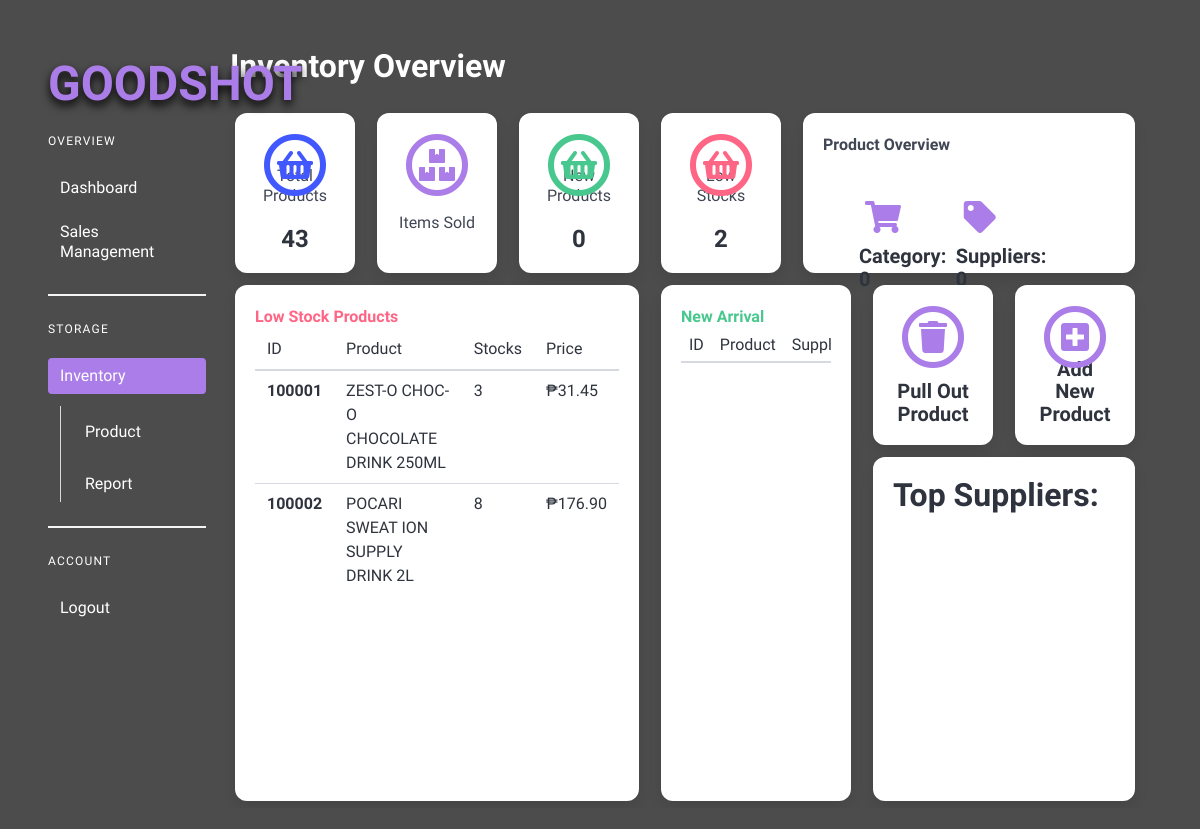
The app's page /admin/inventory.php (signed in), older data.
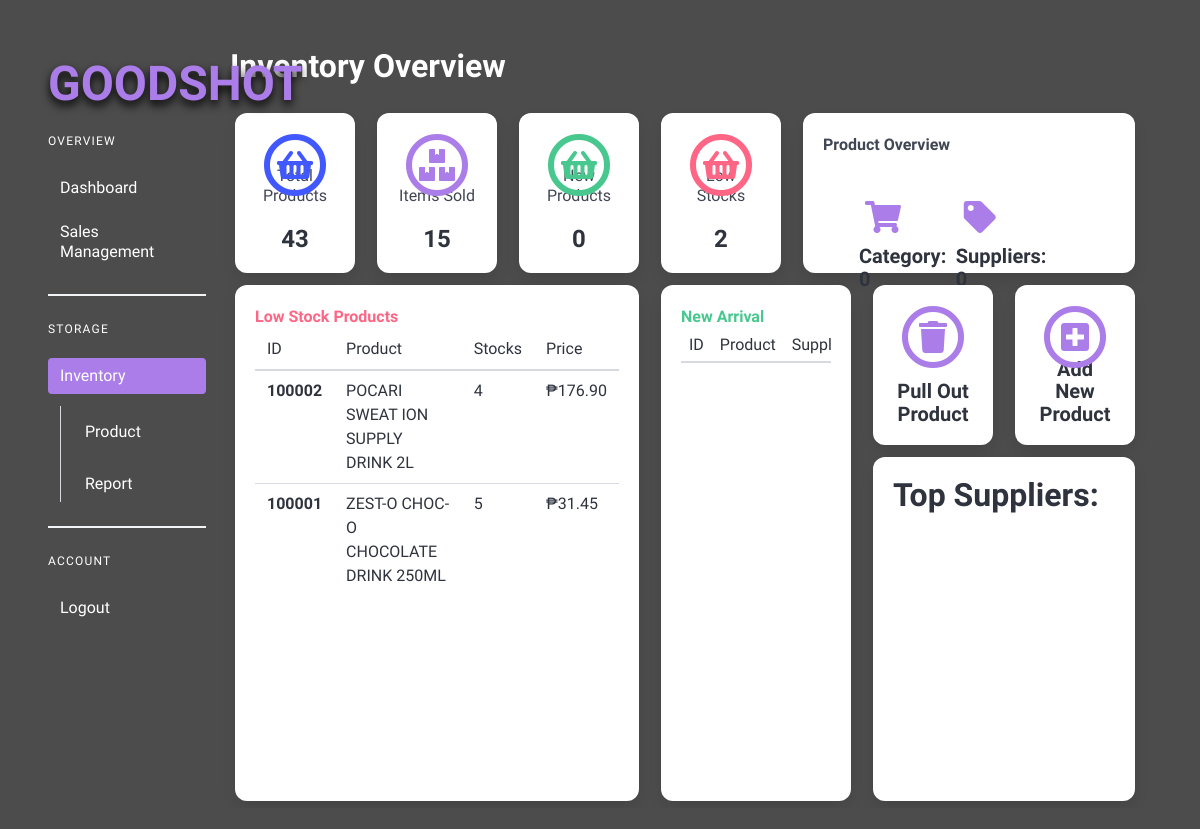
The same page, newer data.
### tables this page shows
CREATE TABLE `products` (
  `product_id` int NOT NULL,
  `name` varchar(255) NOT NULL,
  `price` decimal(10,2) NOT NULL,
  `quantity` int NOT NULL,
  `category` varchar(200) NOT NULL,
  `img_path` varchar(200) NOT NULL
);

### admin/inventory.php (the view, shortened to what this page needs)
<?php
$db = new Database();
$conn = $db->connect();
$totalProducts = "SELECT COUNT(*) AS total_products FROM products";
$totalProductsResult = $conn->query($totalProducts);
$total_products = $totalProductsResult->fetch_assoc()['total_products'];
$itemSold = "SELECT SUM(quantity_sold) AS total_sold FROM sales";
$itemSoldResult = $conn->query($itemSold);
$total_sold = $itemSoldResult->fetch_assoc()['total_sold'];
$low_stock_threshold = 20;
$low_stock = "SELECT COUNT(*) AS low_stock_count FROM products WHERE quantity < ?";
$stmts = $conn->prepare($low_stock);
$stmts->bind_param("i", $low_stock_threshold);
$stmts->execute();
$lowStockResult = $stmts->get_result();
$low_stock_count = $lowStockResult->fetch_assoc()['low_stock_count'];
$category = "SELECT COUNT(DISTINCT c.category_name) AS total_categories FROM products
            JOIN category c ON products.category_id = c.category_id;";
$categoryResult = $conn->query($category);
$total_categories = $categoryResult->fetch_assoc()['total_categories'];
$low_stock_threshold = 20;
$lowStock = "SELECT product_id AS ID,
                 name AS Product,
                 quantity AS Stocks,
                 price AS Price
          FROM products
          WHERE quantity < ?
          ORDER BY quantity ASC";
$stmt = $conn->prepare($lowStock);
$stmt->bind_param("i", $low_stock_threshold);
$stmt->execute();
$lowStockResult = $stmt->get_result();
$supplierQuery = "SELECT COUNT(*) AS total_supplier FROM suppliers;";
$supplierResult = $conn->query($supplierQuery);
if ($supplierResult) {
    $total_supplier = $supplierResult->fetch_assoc()['total_supplier'];
} else {
    $total_supplier = "N/A";
}
?>
<!doctype html>
<html>
<head>
    <link rel="stylesheet" href="https://cdnjs.cloudflare.com/ajax/libs/font-awesome/5.15.4/css/all.min.css">
    <link rel="stylesheet" href="assets/css/bulma/bulma.css">
    <link rel="stylesheet" href="assets/css/style.css">
</head>
<body>
    <div class="section">
        <div class="columns">
            <div class="column is-2">
                <aside class="menu">
                    <p class="lego has-text-primary is-size-1">GOODSHOT</p>
                    <p class="menu-label has-text-white">Overview</p>
                    <ul class="menu-list">
                        <li class="pt-2"><a href="index.php"
                                class="has-background-grey-light has-text-white nice">Dashboard</a>
                        </li>
                        <li class="pt-2"><a href="sales-mgmt.php"
                                class="has-background-grey-light has-text-white nice">Sales Management</a></li>
                    </ul>
                    <hr>
                    <p class="menu-label has-text-white">Storage</p>
                    <ul class="menu-list">
                        <li class="pt-2">
                            <a href="#" class="has-background-primary has-text-white">Inventory</a>
                            <ul>
                                <li class="py-2"><a href="product.php"
                                        class="has-background-grey-light has-text-white nice">Product</a>
                                </li>
                                <li class="pt-2"><a href="report.php"
                                        class="has-background-grey-light has-text-white nice">Report</a></li>
                            </ul>
                        </li>
                    </ul>
                    <hr>
                    <p class="menu-label has-text-white">Account</p>
                    <ul class="menu-list">
                        <li class="py-2"><a class="has-background-grey-light has-text-white nice"
                                onclick="logout()">Logout</a></li>
                    </ul>
                </aside>
            </div>
            <div class="column is-10">
                <h1 class="title has-text-white">Inventory Overview</h1>
                <div class="fixed-grid has-7-cols">
                    <div class="grid">
                        <div class="cell" style="height: 20vh;">
                            <div class="icon-text-stack box">
                                <span class="fa-stack fa-2x has-text-link">
                                    <i class="far fa-circle fa-stack-2x"></i>
                                    <i class="fas fa-shopping-basket fa-stack-1x"></i>
                                </span>
                                <br>
                                <h5 class="subtitle is-6">Total Products<br><br></h5>
                                <span class="title is-4"><?php echo $total_products; ?></span>
                            </div>
                        </div>
                        <div class=" cell" style="height: 20vh;">
                            <div class="icon-text-stack box">
                                <span class="fa-stack fa-2x has-text-primary">
                                    <i class="far fa-circle fa-stack-2x"></i>
                                    <i class="fas fa-boxes fa-stack-1x"></i>
                                </span>
                                <br>
                                <h5 class="subtitle is-6">Items Sold<br><br></h5>
                                <span class="title is-4"><?php echo $total_sold; ?></span>
                            </div>
                        </div>
                        <div class=" cell" style="height: 20vh;">
                            <div class="icon-text-stack box">
                                <span class="fa-stack fa-2x has-text-success">
                                    <i class="far fa-circle fa-stack-2x"></i>
                                    <i class="fas fa-shopping-basket fa-stack-1x"></i>
                                </span>
                                <br>
                                <h5 class="subtitle is-6">New Products<br><br></h5>
                                <span class="title is-4"><?php echo $total_categories; ?></span>
                            </div>
                        </div>
                        <div class=" cell" style="height: 20vh;">
                            <div class="icon-text-stack box">
                                <span class="fa-stack fa-2x has-text-danger">
                                    <i class="far fa-circle fa-stack-2x"></i>
                                    <i class="fas fa-shopping-basket fa-stack-1x"></i>
                                </span>
                                <br>
                                <h5 class="subtitle is-6">Low Stocks<br><br></h5>
                                <span class="title is-4"><?php echo $low_stock_count; ?></span>
                            </div>
                        </div>
                        <div class="cell is-col-span-3" style="height: 20vh;">
                            <div class="box">
                                <span class="has-text-weight-bold">
                                    Product Overview
                                </span>
                                <br>
                                <br>
                                <div class="column is-flex is-justify-content-space-between">
                                    <span class="icon-text ml-5">
                                        <span class="icon is-large has-text-primary">
                                            <i class="fas fa-2x fas fa-shopping-cart""></i>
                                                </span>
                                                <span class=" title
                                                is-5">Category:<br><b><?php echo $total_categories; ?></b></span>
                                    </span>
                                    <span class="icon-text mr-6">
                                        <span class="icon is-large has-text-primary">
                                            <i class="fas fa-2x fas fa-tag""></i>
                                                </span>
                                                <span class=" title
                                                is-5">Suppliers:<br><b><?php echo $total_supplier; ?></b></span>
                                    </span>
                                </div>
                            </div>
                        </div>
                        <div class="cell is-col-span-3 is-row-span-2">
                            <div class="box" style="height:100%;">
                                <span class="has-text-weight-bold has-text-danger">
                                    Low Stock Products
                                </span>
                                <div class="scrollable-table">
                                    <table class="table is-fullwidth">
                                        <thead>
                                            <tr>
                                                <td>ID</td>
                                                <td>Product</td>
                                                <td>Stocks</td>
                                                <td>Price</td>
                                            </tr>
                                        </thead>
                                        <tbody>
                                            <?php while ($row = $lowStockResult->fetch_assoc()): ?>
                                                <tr>
                                                    <td class="has-text-weight-semibold"><?php echo $row['ID']; ?></td>
                                                    <td><?php echo $row['Product']; ?></td>
                                                    <td class=""><?php echo $row['Stocks']; ?></td>
                                                    <td class="">₱<?php echo number_format($row['Price'], 2); ?></td>
                                                </tr>
                                            <?php endwhile; ?>
                                        </tbody>
                                    </table>
                                </div>
                            </div>
                        </div>
                        <div class="cell is-col-span-2 is-row-span-2">
                            <div class="box">
                                <span class="has-text-weight-bold has-text-success">
                                    New Arrival
                                </span><span></span>
                                <div class="scrollable-table">
                                    <table class="table is-narrow">
                                        <thead>
                                            <tr>
                                                <td>ID</td>
                                                <td>Product</td>
                                                <td>Supplier</td>
                                            </tr>
                                        </thead>
                                    </table>
                                </div>
                            </div>
                        </div>
                        <div class="cell" style="height: 20vh;">
                            <a id="removeProduct-modal-button" class="icon-text-stack box">
                                <span class="fa-stack fa-2x has-text-primary">
                                    <i class="far fa-circle fa-stack-2x"></i>
                                    <i class="fas fa-trash fa-stack-1x"></i>
                                </span>
                                <br>
                                <span class="title is-5">Pull Out Product</span>
                            </a>
                        </div>
                        <div class="cell" style="height: 20vh;">
                            <a id="addProduct-modal-button" class="icon-text-stack box">
                                <span class="fa-stack fa-2x has-text-primary">
                                    <i class="far fa-circle fa-stack-2x"></i>
                                    <i class="fas fa-plus-square fa-stack-1x"></i>
                                </span>
                                <br>
                                <span class="title is-5">Add New Product</span>
                            </a>
                        </div>
                        <div class="cell is-col-span-2 is-row-span-1" style="height: 43vh;">
                            <div class="box">
                                <div class="container content is-large">
                                    <p class="title is-3">Top Suppliers:</p>
                                </div>
                            </div>
                        </div>
                    </div>
                </div>
            </div>
        </div>
    </div>
</body>
</html>

### admin/assets/css/style.css (style rules this page uses)
.lego { font-family: "Oswald", sans-serif !important; font-optical-sizing: auto !important; font-weight: 600 !important; font-style: normal !important; text-shadow: black 0em 0.1em 0.2em !important; }
html, body { background-color: #4c4c4c; }
.box { height: 100%; margin: 5px; }
.column.is-2 { position: -webkit-sticky; position: sticky; top: 0; height: 100%; background-color: #4c4c4c; }
.is-10 { overflow-y: auto; }

### admin/inventory.php (style rules this page uses)
.icon-text-stack { display: flex; flex-direction: column; align-items: center; text-align: center; }
.scrollable-table { max-height: 56vh; overflow-y: auto; }

Row changes from the older to the newer data that the page shows:
changed products "POCARI SWEAT ION SUPPLY DRINK 2L": quantity "8" → "4"; moves up the list
changed products "ZEST-O CHOC-O CHOCOLATE DRINK 250ML": quantity "3" → "5"
Text that changed along with them:
$total_sold: (not shown) → "15"
